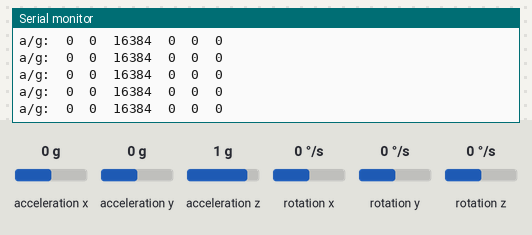
Recording of a sketch running on a simulated Arduino Uno, built with avr-gcc and run on an emulated ATmega328P. Shown: the last lines printed to the serial monitor. The inputs (shaded band) are chosen by the test bench; at power-on: acceleration x 0 g, acceleration y 0 g, acceleration z 1 g, rotation x 0 °/s, rotation y 0 °/s, rotation z 0 °/s.

Above: at 1.2 s.
1.3 s: acceleration x set to -1.4 g
At 1.37 s:
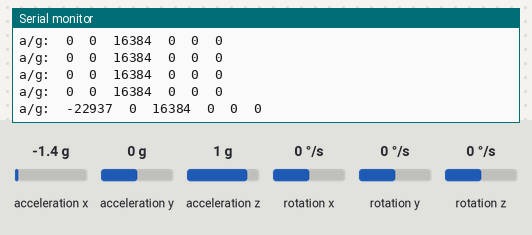
4.3 s: acceleration y set to -1.4 g
At 4.3 s:
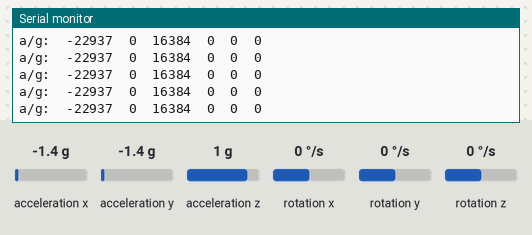
5.8 s: acceleration z set to -1.4 g
At 5.88 s:
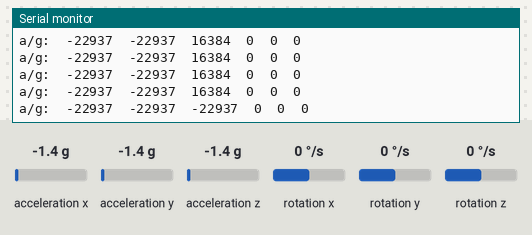
7.3 s: acceleration x set to 0 g
At 7.35 s:
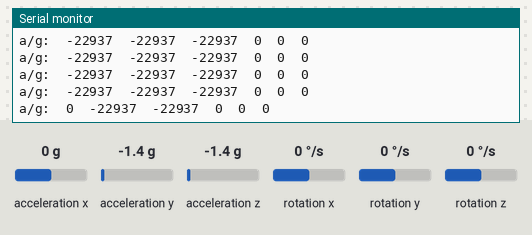
10.3 s: rotation x set to -192 °/s
At 10.38 s:
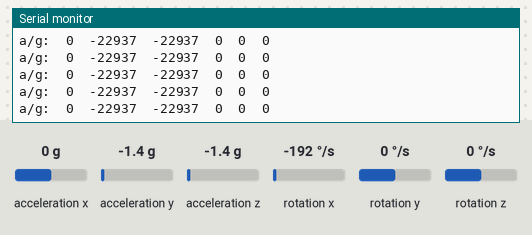
11.8 s: rotation y set to -192 °/s
At 11.85 s:
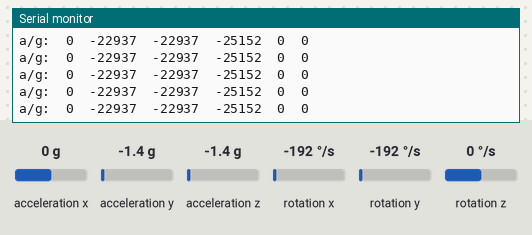

Measured:
- after the input at 1.3 s, the serial monitor: prints a new line after 0.06 s (image 1)
- after the input at 5.8 s, the serial monitor: prints a new line after 0.07 s (image 3)
- after the input at 7.3 s, the serial monitor: prints a new line at once (image 4)

The sketch:

sketch_may13a.ino
```cpp
#include <Wire.h>
#include <MPU6050.h>

int ax, ay, az, gx, gy, gz;
MPU6050 accelgyro;

void setup() {
  // put your setup code here, to run once:
  Wire.begin();
  Serial.begin(9600);
  accelgyro.initialize();
  Serial.print("Connection: ");
  Serial.println(accelgyro.testConnection()? "c":"d");
}

void loop() {
  // put your main code here, to run repeatedly:
  accelgyro.getMotion6(&ax, &ay, &az, &gx, &gy, &gz);
  Serial.print("a/g:\t");
  Serial.print(ax); Serial.print("\t");
  Serial.print(ay); Serial.print("\t");
  Serial.print(az); Serial.print("\t");
  Serial.print(gx); Serial.print("\t");
  Serial.print(gy); Serial.print("\t");
  Serial.println(gz);
  delay(100);
}
```
